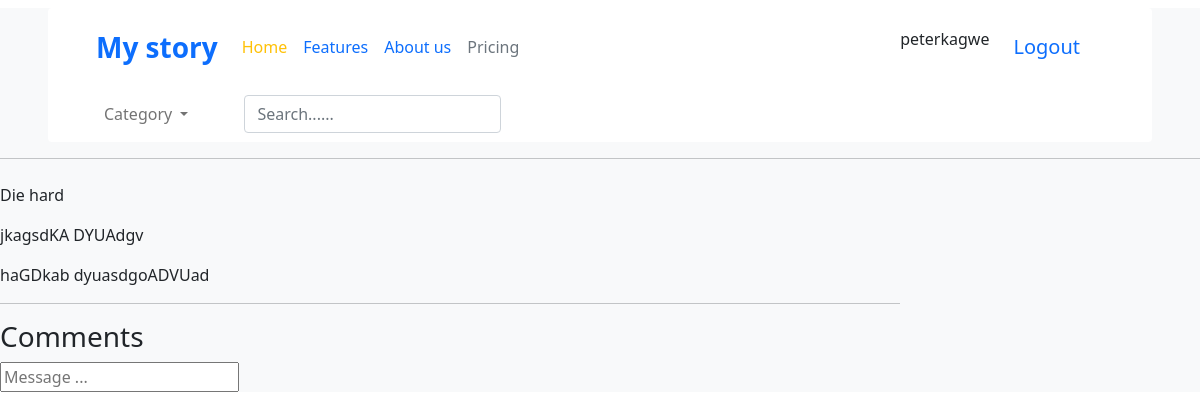
/mystory/1/ (signed in), run on the app's committed database.
### board/models.py (models this page shows, shortened)
class UserReg(AbstractBaseUser,PermissionsMixin):
    username = models.CharField(max_length=6, verbose_name='enter username')
    first_name = models.CharField(verbose_name='enter your first name', null= False, max_length=100)
    last_name = models.CharField(verbose_name='enter your last name', null= False, max_length=100)
    phone_number = models.CharField(verbose_name='enter valid phone number', null= False, max_length=100)
    email = models.EmailField(verbose_name='enter your email', null=False, unique=True)
    USERNAME_FIELD = 'email'
    REQUIRED_FIELDS = ['username','first_name','last_name','phone_number']
    objects = UserRegManager()
    is_admin = models.BooleanField(default=False)
    is_superuser = models.BooleanField(default=False)
    is_staff = models.BooleanField(default=False)
    def __str__(self):
        return self.first_name + '' + self.last_name

class Mystory(models.Model):
    host = models.ForeignKey(UserReg,  on_delete= models.CASCADE , null= True)
    CH = (
        ('True story','True Story'),
        ('Romance','Romance'),
        ('Short Story','Short Story'),
        ('Childrens story','Childrens story'),
        ('Fantasy','Fantasy'),
        ('Horror','Horror')
    )
    topic = models.CharField(max_length= 200, verbose_name= 'topic', choices=CH)
    title = models.CharField(max_length= 200)
    participants = models.ManyToManyField(settings.AUTH_USER_MODEL, related_name='participants', blank= True)
    description = models.TextField(null=True, blank =True)
    body = models.TextField()
    updated = models.DateTimeField(auto_now =True)
    created = models.DateTimeField(auto_now_add = True)
    class Meta:
        ordering = ['-updated', '-created']

### board/views.py (the view, shortened to what this page needs)
# urls.py: path('mystory/<str:pk>/', views.MyStory, name = "mystory"),
def MyStory(request,pk):
    mystory = Mystory.objects.get(id = pk)
    mystory_comments = mystory.comment_set.all().order_by('-created')
    participants = mystory.participants.all()
    context = {'mystory': mystory , 'mystory_messages': mystory_comments, 'participants':participants}
    return render(request, 'board/MyStorys.html', context)

### board/templates/board/MyStorys.html (shortened to what this page needs)
{% extends 'main.html' %}
{% block content%}
<div class="mystory-container">
    <div>
        <p>{{mystory.title}}</p>
        <p>{{mystory.description}}</p>
        <p>{{mystory.body}}</p>
        <div class="comment-wrapper">
            <hr>
            <h3> Comments </h3>
        </div >
        {% if request.user.is_authenticated %}
            <div class= "comment-form">
                <form method="POST" action="">
                    <input type="text" name="body" placeholder="Message ...">
                </form>
            </div>
        {% endif %}
    </div>
</div>
{% endblock %}

### templates/navbar.html (shortened to what this page needs)
<nav class="navbar navbar-expand-lg navbar-danger bg-white rounded-top mx-5 px-5 mt-2">
    <a class="navbar-brand fs-3 fw-bold" href="/">My story</a>
    <div class="collapse navbar-collapse" id="navbarNavAltMarkup">
      <div class="navbar-nav">
        <a class="nav-item nav-link link-warning active" href="#">Home</a>
        <a class="nav-item nav-link" href="#">Features</a>
        <a class="nav-item nav-link" href="#">About us</a>
        <a class="nav-item nav-link disabled" href="#">Pricing</a>
      </div>
    </div>
    {% if request.user.is_authenticated %}
    <p> {{request.user}} </p>
    <a href="{% url 'logout' %}" class="nav-link link-primary m-2  fs-5"> Logout </a>
    {% else %}
    <a href="{% url 'login' %}" class="nav-link link-primary m-2 fw-bold fs-5 rounded-3"> Login</a>
    <a href="{% url 'login' %}" class="nav-link link-primary m-2 fw-bold fs-5 rounded-3"> Signup</a>
    {% endif%}
</nav>
<nav class="navbar navbar-expand-lg navbar-light bg-white rounded-bottom px-5 mx-5">
<div class="collapse navbar-collapse" id="navbarSupportedContent">
    <ul class="navbar-nav mr-auto">
        <li class="nav-item dropdown">
            <a class="nav-link dropdown-toggle" href="#" id="navbarDropdown" role="button" data-toggle="dropdown" aria-haspopup="true" aria-expanded="false">
                Category
            </a>
        </li>
    </ul>
    <form method="get" action="{%url 'home'%}" class="form-inline px-5">
        <input class="form-control mr-sm-2"  name = "q" type="text" placeholder="Search......" aria-label="Search">
    </form>
</div>
</nav>
<hr>

### board/templates/board/MyStorys.html (style rules this page uses)
.mystory-container { display: grid; grid-template-columns:3fr 1fr; }

### data on the page
UserReg: user "peterkagwe"
Mystory: title "Die hard", description "jkagsdKA DYUAdgv", body "haGDkab dyuasdgoADVUad"
